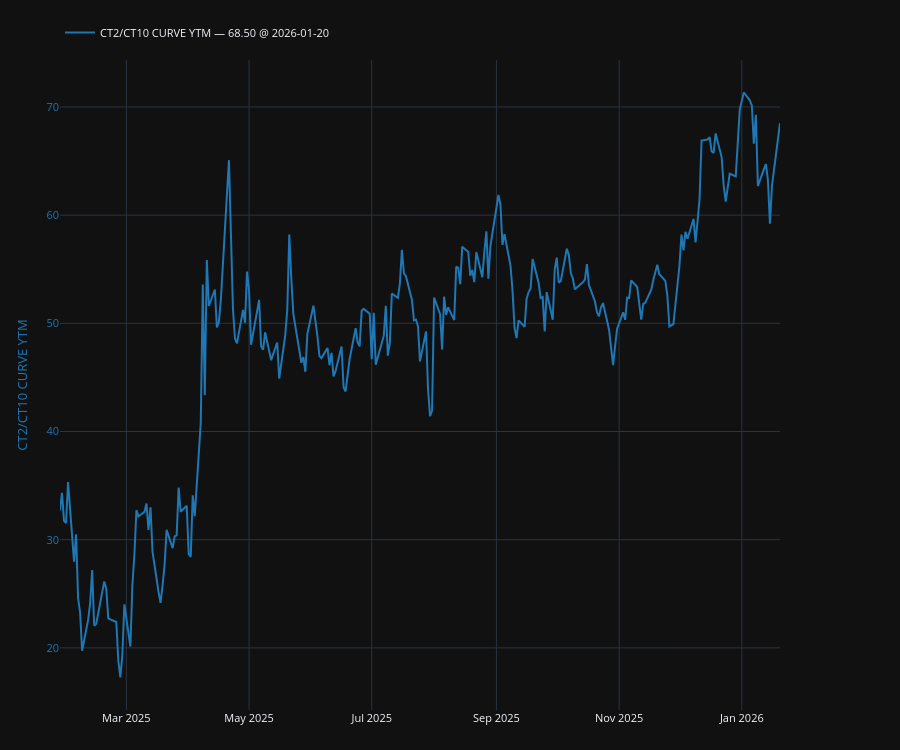

The notebook cell this image was saved under:
### Code cell
from RVUtils.plt_timeseries import make_secondary_axis_plot

plot, fig, ax, ax2, legend = make_secondary_axis_plot(engine="plotly")
# plot, fig, ax, ax2, legend = make_secondary_axis_plot()

plot(
    # df["USD-SOFR-1D CT7 OUTRIGHT MMSS"],
    # df["USD-SOFR-1D CT5 OUTRIGHT MMSS"],
    # df["USD-SOFR-1D CT2/CT5/CT30 FLY MMSS"],
    # df["USD-SOFR-1D 10Y OUTRIGHT RATE"],
    
	# df["USD-SOFR-1D 5Y/30Y CURVE SPREADOVER"],
	# df["USD-SOFR-1D 5Y OUTRIGHT RATE"],
	df["CT2/CT10 CURVE YTM"],
	
	# df["CT10 OUTRIGHT YTM"],
	# df["CT30 OUTRIGHT YTM"],
	# df["CT5/CT30 CURVE YTM"],
	
    which="left",
    indicators=[
        # {"kind": "last", "style": {"linestyle": "--", "linewidth": 1.2, "color": "tab:purple"}},  
        # {"kind": "sma", "window": 252, "style": {"linestyle": "--", "color": "red"}},
        # {"kind": "simple_avg", "label": "Long-run mean", "style": {"linestyle": "--", "color": "red"}},
		# {"kind": "hurst", "hide": True},
		# {"kind": "vol", "returns": "normal", "window": 120, "hide": True},
        
    ],
    # ou={"enable": True, "steps": 126, "add_metrics_to_legend": True}
)

# plot(df["USD-SOFR-1D oo20/oo30 CURVE MMSS"])
# plot(df["CT2/CT5/CT10 FLY YTM"], which="right")
# plot(df["USD-SOFR-1D CT5/CT30 CURVE MMSS"], which="right")
# plot(df["USD-SOFR-1D CT5 OUTRIGHT MMSS"], which="right")
# plot(df["USD-SOFR-1D 30Y OUTRIGHT RATE"], which="right")

# plot(d["USD-SOFR-1D 2Y OUTRIGHT RATE"])

legend(show_date=True)
plt.show()


# plt.plot(df.index, df["SWAPSPREADS"]["USD-SOFR-1D CT30 OUTRIGHT SPREADOVER"])

### Figure 1 — Plotly figure (JSON) as saved in the notebook; plotly's stock layout.template omitted (floating-point values rounded to 4 significant figures; data arrays with more than 128 entries replaced by an {"elided": "..."} marker saying what was removed)
{"data": [{"line": {"color": "#1f77b4"}, "mode": "lines", "name": "CT2/CT10 CURVE YTM — 68.50 @ 2026-01-20", "showlegend": true, "type": "scatter", "x": {"elided": "245 str values"}, "y": {"elided": "245 float values"}, "yaxis": "y"}], "layout": {"font": {"size": 11}, "height": 750, "legend": {"orientation": "h", "x": 0, "xanchor": "left", "y": 1.02, "yanchor": "bottom"}, "margin": {"b": 40, "l": 60, "r": 120, "t": 60}, "newshape": {"line": {"color": "red"}}, "title": {}, "xaxis": {"showgrid": true, "showspikes": true, "spikecolor": "white", "spikemode": "across", "spikesnap": "cursor"}, "yaxis": {"showgrid": true, "showspikes": true, "spikecolor": "white", "spikesnap": "cursor", "spikethickness": 0.5, "tickfont": {"color": "#1f77b4"}, "title": {"font": {"color": "#1f77b4"}, "text": "CT2/CT10 CURVE YTM"}}}}
